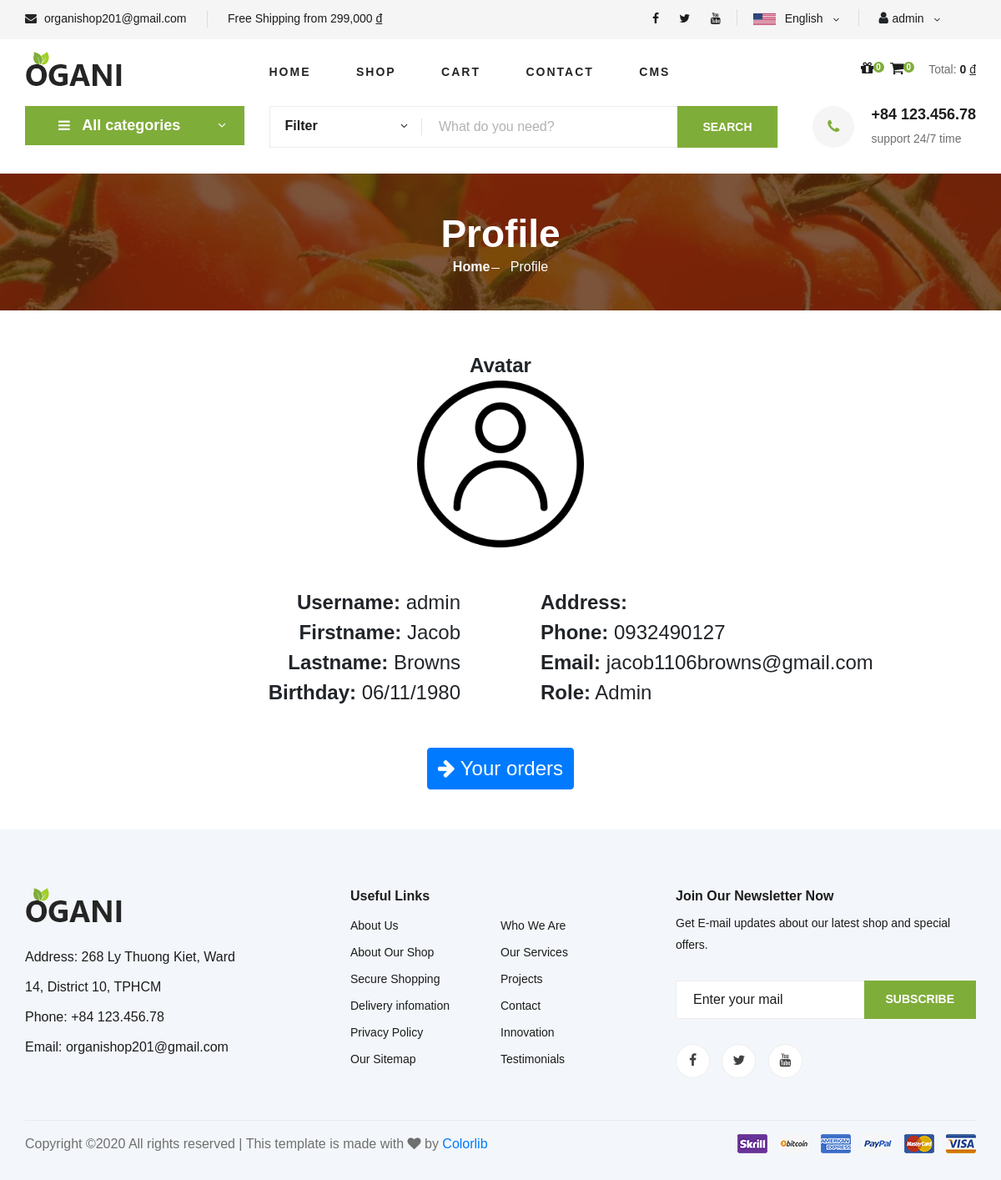
The page /profile (signed in) on the database its author committed.
### tables this page shows
CREATE TABLE `user` (
  `username_user` varchar(100) NOT NULL,
  `password_user` varchar(500) NOT NULL,
  `fname_user` varchar(100) NOT NULL,
  `lname_user` varchar(100) NOT NULL,
  `bday_user` date DEFAULT NULL,
  `avatar_user` varchar(500) DEFAULT NULL,
  `address_user` varchar(500) DEFAULT NULL,
  `phone_user` varchar(100) NOT NULL,
  `email_user` varchar(500) DEFAULT NULL,
  `role_user` int(11) DEFAULT NULL
);

### mvc/views/Master1.php (the view, shortened to what the rows shown need)
<!DOCTYPE html>
<html lang="zxx">
    <head>
        <link rel="stylesheet" href="/tmdt_201/public/master1/css/google-font.css" type="text/css">
        <link rel="stylesheet" href="/tmdt_201/public/master1/css/bootstrap.min.css" type="text/css">
        <link rel="stylesheet" href="/tmdt_201/public/master1/css/font-awesome.min.css" type="text/css">
        <link rel="stylesheet" href="/tmdt_201/public/master1/css/elegant-icons.css" type="text/css">
        <link rel="stylesheet" href="/tmdt_201/public/master1/css/nice-select.css" type="text/css">
        <link rel="stylesheet" href="/tmdt_201/public/master1/css/jquery-ui.min.css" type="text/css">
        <link rel="stylesheet" href="/tmdt_201/public/master1/css/owl.carousel.min.css" type="text/css">
        <link rel="stylesheet" href="/tmdt_201/public/master1/css/slicknav.min.css" type="text/css">
        <link rel="stylesheet" href="/tmdt_201/public/master1/css/dataTables.bootstrap.min.css" type="text/css">
        <link rel="stylesheet" href="/tmdt_201/public/master1/css/style.css" type="text/css">
    </head>
    <body>
        <header class="header">
            <div class="header__top">
                <div class="container">
                    <div class="row">
                        <div class="col-lg-6">
                            <div class="header__top__left">
                                <ul>
                                    <li><i class="fa fa-envelope"></i> organishop201@gmail.com</li>
                                    <?php if(!isset($data['cms'])){?>
                                    <li>Free Shipping from 299,000 <u>đ</u></li>
                                    <?php }
                                    else{
                                    ?>
                                    <li>Content Management System Page (CMS)</li>
                                    <?php }?>
                                </ul>
                            </div>
                        </div>
                        <div class="col-lg-6">
                            <div class="header__top__right">
                                <div class="header__top__right__social">
                                    <a href="#" class="language-option"><i class="fa fa-facebook"></i></a>
                                    <a href="#" class="language-option"><i class="fa fa-twitter"></i></a>
                                    <a href="#" class="language-option"><i class="fa fa-youtube"></i></a>
                                </div>
                                <div class="header__top__right__language">
                                    <img src="/tmdt_201/public/master1/images/language.png" alt="language">
                                    <div>English</div>
                                    <span class="arrow_carrot-down"></span>
                                </div>
                                <?php if(isset($_SESSION['username'])){?>
                                <div class="header__top__right__auth">
                                    <i class="fa fa-user"></i>
                                    <div><?php echo $_SESSION['username']; ?></div>
                                    <span class="arrow_carrot-down"></span>
                                </div>
                                <?php }?>
                            </div>
                        </div>
                    </div>
                </div>
            </div>
            <div class="container">
                <div class="row">
                    <div class="col-lg-3">
                        <div class="header__logo">
                            <a href="http://localhost/tmdt_201/home"><img src="/tmdt_201/public/master1/images/logo.png" alt="logo"></a>
                        </div>
                    </div>
                    <div class="col-lg-6">
                        <nav class="header__menu">
                            <ul>
                                <?php if(!isset($data['cms'])){?>
                                <li <?php if($data["page"] == "home"){ ?>class="active"<?php }?>><a href="http://localhost/tmdt_201/home">Home</a></li>
                                <li <?php if($data["page"] == "shop" || $data["page"] == "detail"){ ?>class="active"<?php }?>><a href="http://localhost/tmdt_201/shop">Shop</a></li>
                                <li <?php if($data["page"] == "cart"){ ?>class="active"<?php }?>><a href="http://localhost/tmdt_201/cart">Cart</a></li>
                                <li <?php if($data["page"] == "contact"){ ?>class="active"<?php }?>><a href="http://localhost/tmdt_201/contact">Contact</a></li>
                                <?php if(isset($_SESSION['role']) && $_SESSION['role'] == 1){?>
                                <li <?php if($data["page"] == "admin"){ ?>class="active"<?php }?>><a href="http://localhost/tmdt_201/admin">Cms</a></li>
                                <?php }}?>
                            </ul>
                        </nav>
                    </div>
                    <div class="col-lg-3">
                        <div class="header__cart">
                            <?php if(!isset($data['cms'])){?>
                            <ul>
                                <li><a href="#"><i class="fa fa-gift"></i> <span>0</span></a></li>
                                <?php if($data['page'] == 'cart' || $data['page'] == 'checkout'){?>
                                <li><a href="http://localhost/tmdt_201/cart"><i class="fa fa-shopping-cart"></i> <span class="selected-product">0</span></a></li>
                                <?php }
                                else{
                                ?>
                                    <li class="dropdown">
                                        <a class="total-btn" data-toggle="dropdown">
                                            <i class="fa fa-shopping-cart"></i>
                                            <span class="selected-product">0</span>
                                        </a>
                                    </li>
                                <?php }?>
                            </ul>
                            <div class="header__cart__price">Total: <span class="total"><?php echo json_decode($data['total']);?> <u style="font-weight: 400;">đ</u></span></div>
                            <?php }?>
                        </div>
                    </div>
                </div>
            </div>
        </header>
        <?php if(!isset($data['cms'])){?>
        <section class="hero<?php echo $data["page"] == "home"?'':' hero-normal'; ?>">
            <div class="container">
                <div class="row">
                    <div class="col-lg-3">
                        <div class="hero__categories">
                            <div class="hero__categories__all">
                                <i class="fa fa-bars"></i>
                                <span>All categories</span>
                            </div>
                        </div>
                    </div>
                    <div class="col-lg-9">
                        <div class="hero__search">
                            <div class="hero__search__form">
                                <form action="/tmdt_201/search" method="POST">
                                    <div class="hero__search__categories">
                                        Filter
                                        <span class="arrow_carrot-down"></span>
                                    </div>
                                    <input type="text" placeholder="What do you need?" name="id_order">
                                    <button type="submit" class="site-btn">SEARCH</button>
                                </form>
                            </div>
                            <div class="hero__search__phone">
                                <div class="hero__search__phone__icon">
                                    <i class="fa fa-phone"></i>
                                </div>
                                <div class="hero__search__phone__text">
                                    <h5>+84 123.456.78</h5>
                                    <span>support 24/7 time</span>
                                </div>
                            </div>
                        </div>
                    </div>
                </div>
            </div>
        </section>
        <?php }?>
        <?php
        require_once "./mvc/views/pages/".$data["page"].".php";
        ?>
        <footer class="footer spad">
            <div class="container">
                <div class="row">
                    <div class="col-lg-3 col-md-6 col-sm-6">
                        <div class="footer__about">
                            <div class="footer__about__logo">
                                <a href="http://localhost/tmdt_201/home"><img src="/tmdt_201/public/master1/images/logo.png" alt="logo"></a>
                            </div>
                            <ul>
                                <li>Address: 268 Ly Thuong Kiet, Ward 14, District 10, TPHCM</li>
                                <li>Phone: +84 123.456.78</li>
                                <li>Email: organishop201@gmail.com</li>
                            </ul>
                        </div>
                    </div>
                    <div class="col-lg-4 col-md-6 col-sm-6 offset-lg-1">
                        <div class="footer__widget">
                            <h6>Useful Links</h6>
                            <ul>
                                <li><a href="#">About Us</a></li>
                                <li><a href="#">About Our Shop</a></li>
                                <li><a href="#">Secure Shopping</a></li>
                                <li><a href="#">Delivery infomation</a></li>
                                <li><a href="#">Privacy Policy</a></li>
                                <li><a href="#">Our Sitemap</a></li>
                            </ul>
                            <ul>
                                <li><a href="#">Who We Are</a></li>
                                <li><a href="#">Our Services</a></li>
                                <li><a href="#">Projects</a></li>
                                <li><a href="#">Contact</a></li>
                                <li><a href="#">Innovation</a></li>
                                <li><a href="#">Testimonials</a></li>
                            </ul>
                        </div>
                    </div>
                    <div class="col-lg-4 col-md-12">
                        <div class="footer__widget">
                            <h6>Join Our Newsletter Now</h6>
                            <p>Get E-mail updates about our latest shop and special offers.</p>
                            <form action="#">
                                <input type="text" placeholder="Enter your mail">
                                <button type="submit" class="site-btn">Subscribe</button>
                            </form>
                            <div class="footer__widget__social">
                                <a href="#"><i class="fa fa-facebook"></i></a>
                                <a href="#"><i class="fa fa-twitter"></i></a>
                                <a href="#"><i class="fa fa-youtube"></i></a>
                            </div>
                        </div>
                    </div>
                </div>
                <div class="row">
                    <div class="col-lg-12">
                        <div class="footer__copyright">
                            <div class="footer__copyright__text">
                                <p>
                                    Copyright &copy;<script>document.write(new Date().getFullYear());</script> All rights reserved | This template is made with <i class="fa fa-heart" aria-hidden="true"></i> by <a href="https://colorlib.com" target="_blank">Colorlib</a>
                                </p>
                            </div>
                            <div class="footer__copyright__payment"><img src="/tmdt_201/public/master1/images/payment-item.png" alt="payment-item"></div>
                        </div>
                    </div>
                </div>
            </div>
        </footer>
    </body>
</html>

### mvc/views/pages/profile.php
<section class="breadcrumb-section set-bg" data-setbg="/tmdt_201/public/master1/images/breadcrumb.jpg">
    <div class="container">
        <div class="row">
            <div class="col-lg-12 text-center">
                <div class="breadcrumb__text">
                    <h2>Profile</h2>
                    <div class="breadcrumb__option">
                        <a href="http://localhost/tmdt_201/home">Home</a>
                        <span>Profile</span>
                    </div>
                </div>
            </div>
        </div>
    </div>
</section>
<?php $user_info = json_decode($data['user_info']); ?>
<div class="container my-5">
    <div class="row my-5">
        <div class="col-12 text-center user-info">
            <b>Avatar</b>
        </div>
        <div class="col-12 text-center">
            <img src="/tmdt_201/<?php echo $user_info->avatar_user; ?>" style="width: 200px; height: 200px;">
        </div>
    </div>
    <div class="row">
        <div class="col-6 text-right pr-5">
            <div class="user-info">
                <b>Username:</b> <?php echo $user_info->username_user; ?>
            </div>
            <div class="user-info">
                <b>Firstname:</b> <?php echo $user_info->fname_user; ?>
            </div>
            <div class="user-info">
                <b>Lastname:</b> <?php echo $user_info->lname_user; ?>
            </div>
            <div class="user-info">
                <b>Birthday:</b> <?php echo date_format(date_create($user_info->bday_user), 'd/m/Y'); ?>
            </div>
        </div>
        <div class="col-6 pl-5">
            <div class="user-info">
                <b>Address:</b> <?php echo $user_info->address_user; ?>
            </div>
            <div class="user-info">
                <b>Phone:</b> <?php echo $user_info->phone_user; ?>
            </div>
            <div class="user-info">
                <b>Email:</b> <?php echo $user_info->email_user; ?>
            </div>
            <div class="user-info">
                <b>Role:</b> <?php echo $user_info->role_user == 0?'User':'Admin'; ?>
            </div>
        </div>
    </div>
    <div class="row my-5">
        <div class="col-12 text-center">
            <button type="button" class="btn btn-primary user-info" onclick="goToManageOrders()"">
                <i class="fa fa-arrow-right"></i> Your orders
            </button>
        </div>
    </div>
</div>

### rows shown on the page
user: avatar_user (placeholder picture), username_user "admin", fname_user "Jacob", lname_user "Browns", bday_user "06/11/1980", phone_user "0932490127", email_user "jacob1106browns@gmail.com"

### other values the page prints
$_SESSION['username'] "admin"
json_decode($data['total']) "0"
